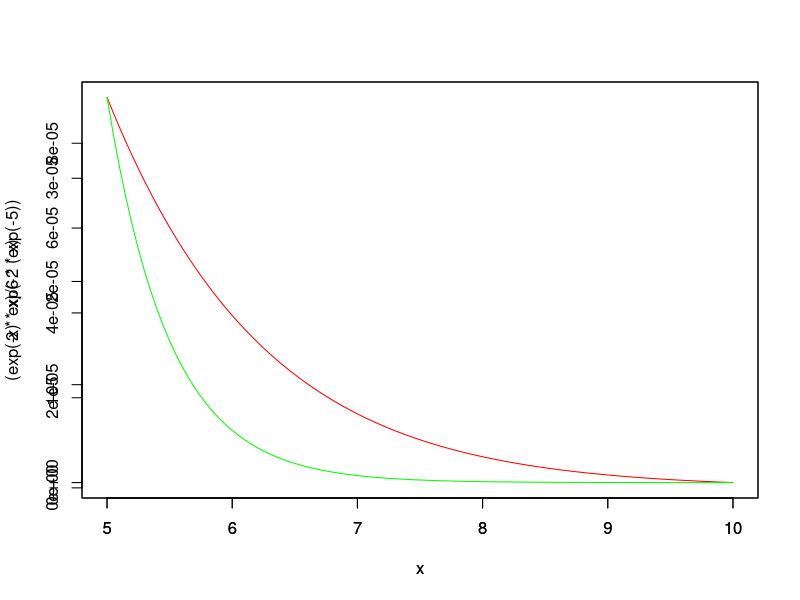

This figure's R source:
# Title     : TODO
# Objective : TODO
# Created by: SCDX
# Created on: 2020/9/30


## f(x) = (e*x) / (e-1) , 0 =< x =<1
#hist(log((exp(1)-1)*runif(100000)+1), freq = F, xlim = c(0, 1), ylim=c(0,1.6), breaks = 50)
#par(new = T)
#curve((exp(x) - 1) / (exp(1) - 1), xlim = c(0, 1), ylim=c(0,1.6), col = "red")
#par(new = T)
#curve(exp(x) / (exp(1) - 1), ylim=c(0,1.6), col = "green")


#
curve((exp(-x) * x) / 6 * (exp(-5)), xlim = c(5, 10), col = "red")
par(new = T)
curve(2 * exp(-2 * x), xlim = c(5, 10), col = "green")
par(new = T)


